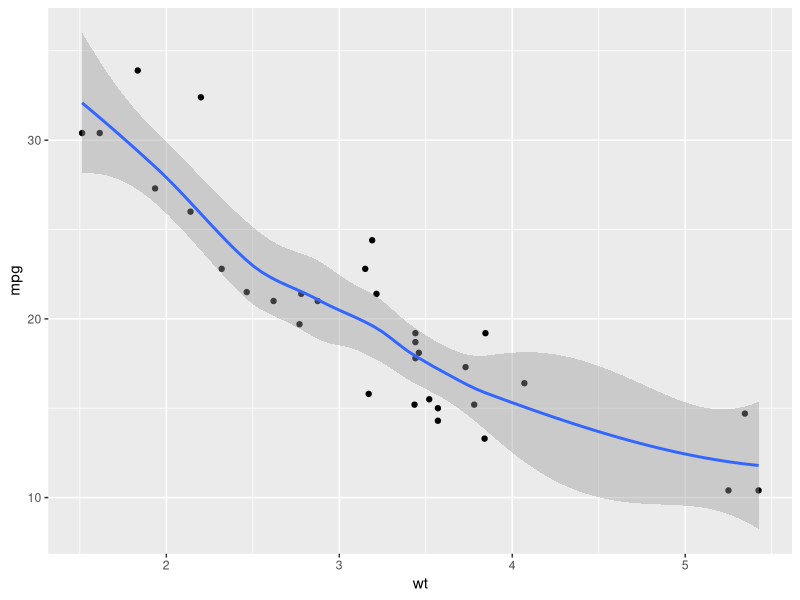
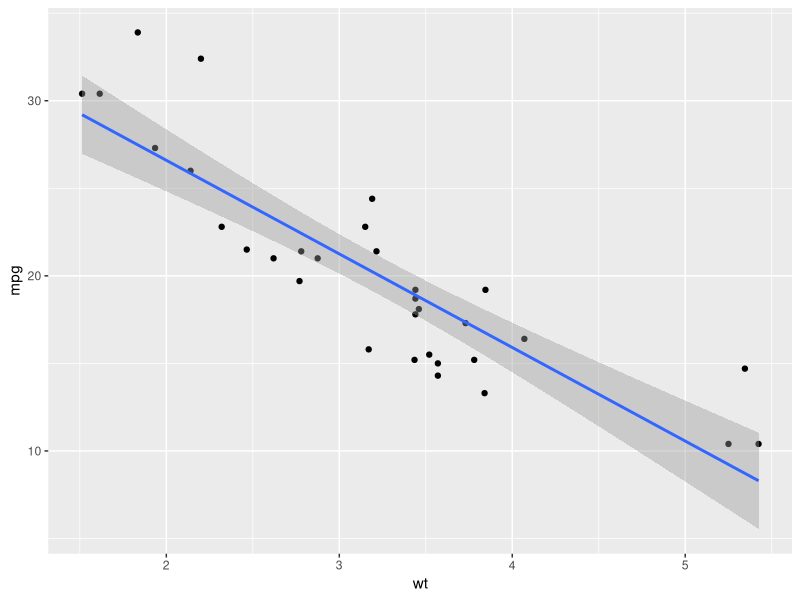
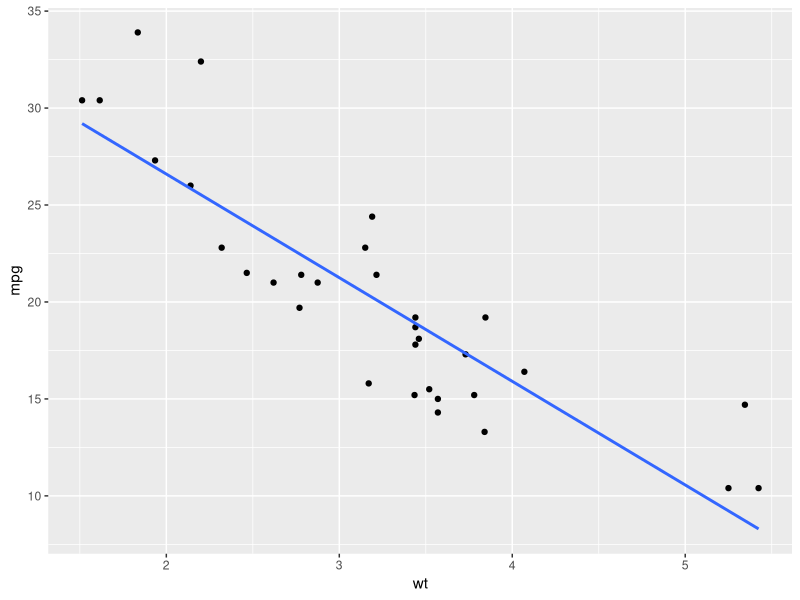
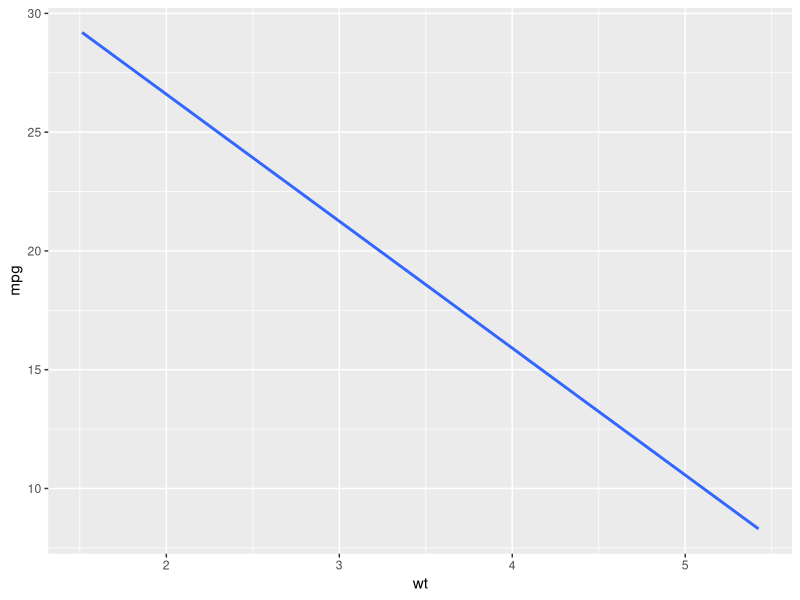
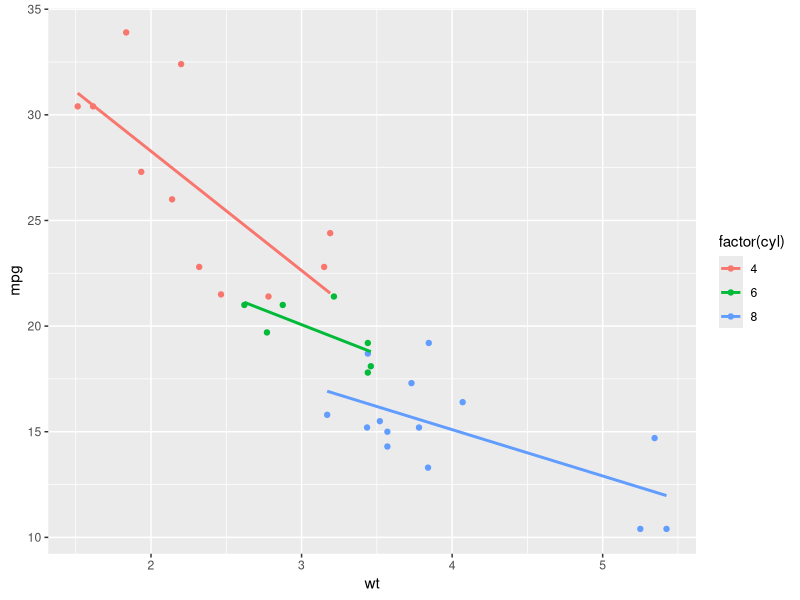
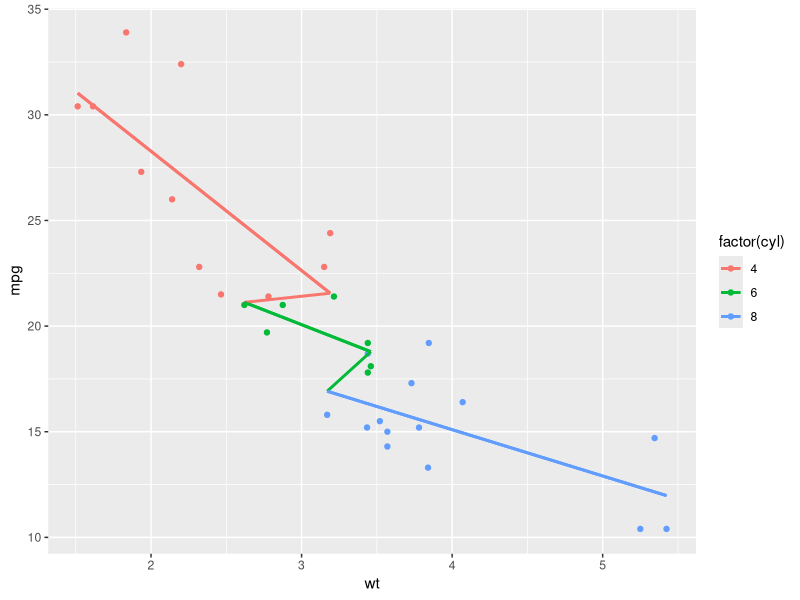

Recreate these plots in R, in order.
## ---- chunk 1
knitr::opts_chunk$set(error = TRUE, collapse = TRUE, comment = "#>")
## ---- chunk 2
library(readr)
library(dplyr)
library(ggplot2)
library(tidyr)
library(skimr)
library(knitr)
library(kableExtra)
## ---- chunk 3
mtcars_tbl <- as_tibble(mtcars)

glimpse(mtcars_tbl)

kable(head(mtcars_tbl)) %>% 
  kable_styling(bootstrap_options = "striped", full_width = F)
## ---- chunk 4
# A scatter plot with LOESS smooth
ggplot(mtcars, aes(x = wt, y = mpg)) +
  geom_point() +
  geom_smooth(method = "loess")


# A scatter plot with an ordinary Least Squares linear model
ggplot(mtcars, aes(x = wt, y = mpg)) +
  geom_point() +
  geom_smooth(method = "lm")


# The previous plot, without CI ribbon
ggplot(mtcars, aes(x = wt, y = mpg)) +
  geom_point() +
  geom_smooth(method = "lm", se=FALSE)

# The previous plot, without points
ggplot(mtcars, aes(x = wt, y = mpg)) +
  stat_smooth(method = "lm", se=FALSE)
## ---- chunk 5
# 1 - Define cyl as a factor variable
ggplot(mtcars, aes(x = wt, y = mpg, col = factor(cyl))) +
  geom_point() +
  stat_smooth(method = "lm", se = FALSE)

# 2 - Plot 1, plus another stat_smooth() containing a nested aes()
ggplot(mtcars, aes(x = wt, y = mpg, col = factor(cyl))) +
  geom_point() +
  stat_smooth(method = "lm", se = FALSE) +
  stat_smooth(method = "lm", se = FALSE, group = 1)
## ---- chunk 6
knitr::kable(head(iris, 10))
